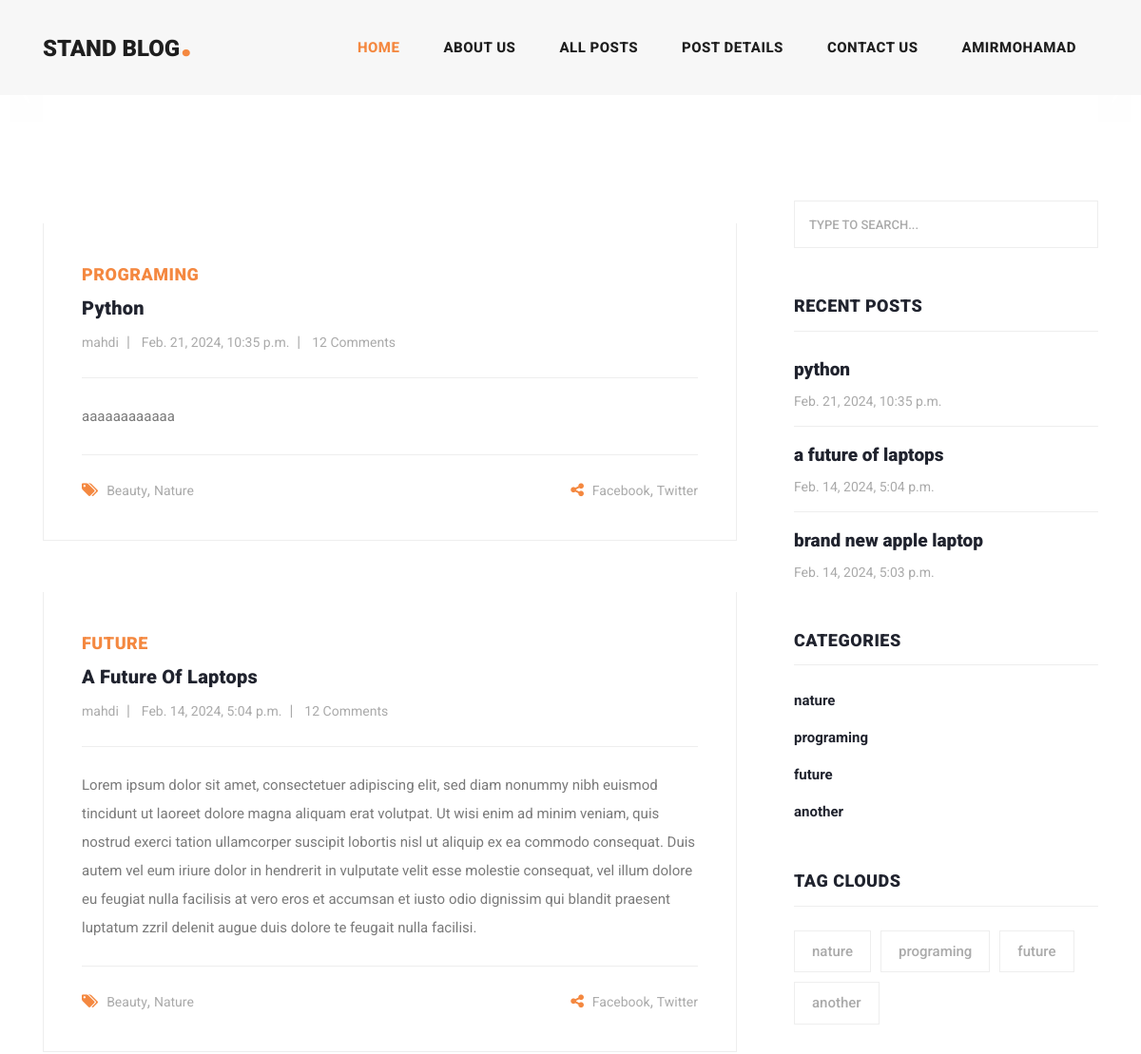
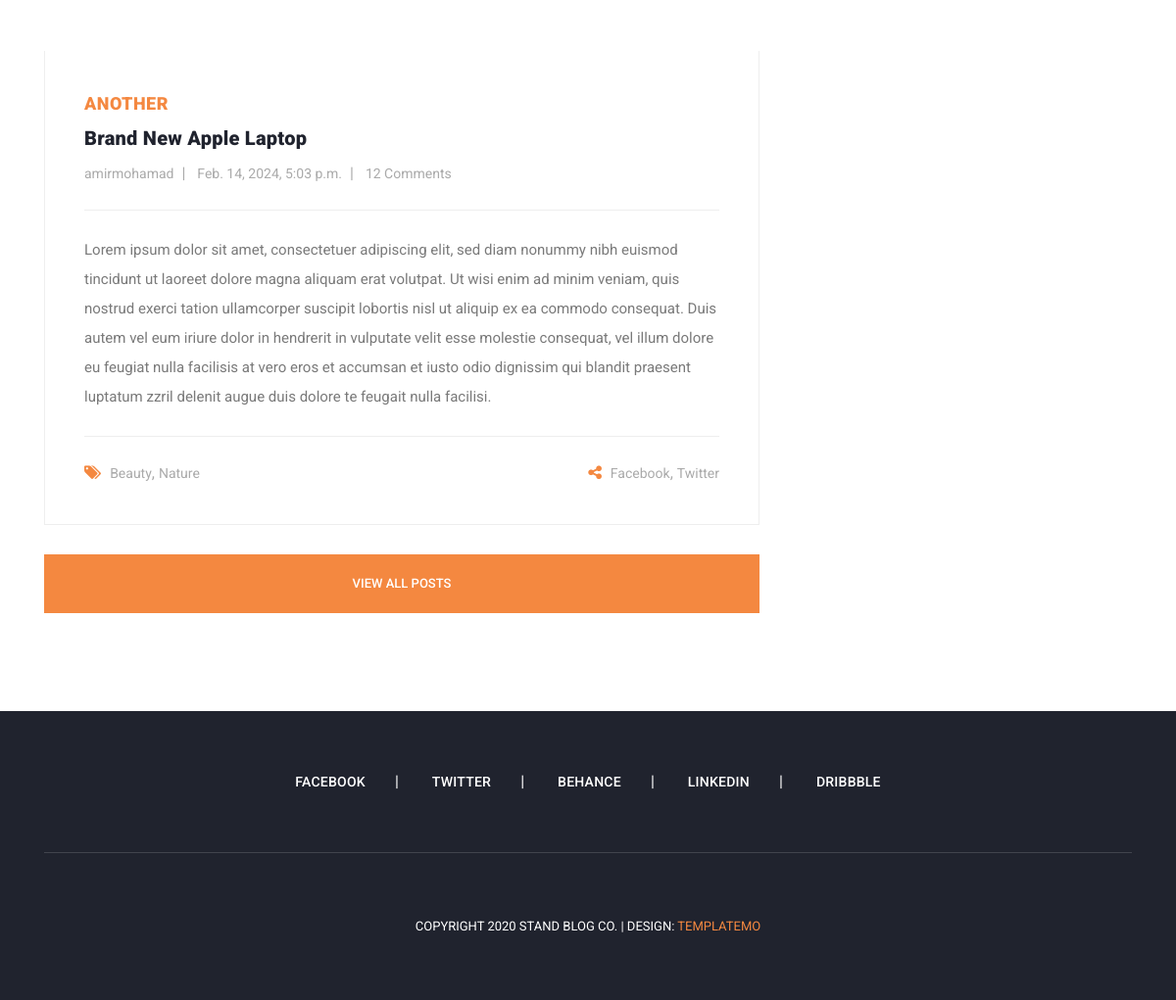
Screenshot of / (signed in) with the database file from the repository (2 pictures, top to bottom).
### blog_app/models.py (models this page shows, shortened)
class Article(models.Model):
    title = models.CharField(max_length=50)
    content = models.TextField()
    pub_date = models.DateTimeField(auto_now_add=True)
    category = models.ManyToManyField(Category, related_name='article')
    writer = models.ForeignKey(User, on_delete=models.CASCADE)
    myfiles = models.BinaryField(null=True)
    objects = models.Manager()
    objects_manager = Article_objects()
    is_published = models.BooleanField(default=True)
    image = models.ImageField(upload_to='blog_images', null=True, blank=True)
    slug = models.SlugField(null=True, unique=True, blank=True)
    def get_absolute_url(self):
        return reverse('blog_app:details', kwargs={'slug': self.slug})
    class Meta:
        ordering = ['-pub_date']

class Category(models.Model):
    name = models.CharField(max_length=50)
    slug = models.SlugField()
    def __str__(self):
        return self.name
    def get_absolute_url(self):
        return reverse('blog_app:category_details', kwargs={'slug': self.slug})

### main_app/views.py (the view)
# urls.py: path('',views.index, name='index')
def index(request):
    articles = Article.objects.all()
    recent_articles = Article.objects.all().order_by('-pub_date')[:3]
    return render(request, 'main_app/index.html', context={'article': articles})

### context_processors/context_processors.py (called while the page is built)
def recent_posts(request):
    posts = Article.objects.order_by('-pub_date')[:3]
    return {'recent_art': posts}

def categories_list(request):
    categories = Category.objects.all()
    return {'categories': categories}

### main_app/templates/main_app/index.html (shortened to what this page needs)
{% extends 'base.html' %}
{% load static %}
{% block content %}
    {% include 'main_app/django_head_article_templates.html' %}
    <section class="blog-posts">
        <div class="container">
            <div class="row">
                <div class="col-lg-8">
                    <div class="all-blog-posts">
                        <div class="row">
                            {% for item in recent_art %}
                                <div class="col-lg-12">
                                    <div class="blog-post">
                                        <div class="blog-thumb">
                                        </div>
                                        <div class="down-content">
                                            <span>{{ item.category.first }}</span>
                                            <a href="{{ item.get_absolute_url }}"><h4>{{ item.title }}</h4></a>
                                            <ul class="post-info">
                                                <li><a href="#">{{ item.writer }}</a></li>
                                                <li><a href="#">{{ item.pub_date }}</a></li>
                                                <li><a href="#">12 Comments</a></li>
                                            </ul>
                                            <p>{{ item.content }}</p>
                                            <div class="post-options">
                                                <div class="row">
                                                    <div class="col-6">
                                                        <ul class="post-tags">
                                                            <li><i class="fa fa-tags"></i></li>
                                                            <li><a href="#">Beauty</a>,</li>
                                                            <li><a href="#">Nature</a></li>
                                                        </ul>
                                                    </div>
                                                    <div class="col-6">
                                                        <ul class="post-share">
                                                            <li><i class="fa fa-share-alt"></i></li>
                                                            <li><a href="#">Facebook</a>,</li>
                                                            <li><a href="#"> Twitter</a></li>
                                                        </ul>
                                                    </div>
                                                </div>
                                            </div>
                                        </div>
                                    </div>
                                </div>
                            {% endfor %}
                            <div class="col-lg-12">
                                <div class="main-button">
                                    <a href="{% url 'blog_app:article_list' %}">View All Posts</a>
                                </div>
                            </div>
                        </div>
                    </div>
                </div>
                <div class="col-lg-4">
                    <div class="sidebar">
                        <div class="row">
                            {% include 'sidebar.html' %}
                        </div>
                    </div>
                </div>
            </div>
        </div>
    </section>
{% endblock %}

### main_app/templates/main_app/django_login_conditions.html
{% load static %}
{% if request.user.is_authenticated %}
    <li class="nav-item">
        <a class="nav-link" href="{% url 'account_app:account' %}">{{ user.username }}</a>
    </li>
{% else %}
    <li class="nav-item">
        <a class="nav-link" href="{% url 'account_app:login' %}">login</a>
    </li>
{% endif %}

### templates/sidebar.html
<div class="col-lg-12">
    <div class="sidebar-item search">
        <form id="search_form" name="gs" method="GET" action="{% url 'blog_app:search' %}">
            <input type="text" name="q" class="searchText" placeholder="type to search..."
                   autocomplete="on" value="{% if request.GET.q %}{{ request.GET.q }}{% endif %}" id="search_input">
        </form>
    </div>
</div>
<div class="col-lg-12">
    <div class="sidebar-item recent-posts">
        <div class="sidebar-heading">
            <h2>Recent Posts</h2>
        </div>
        <div class="content">
            <ul>
                <div class="content">
                    <ul>
                        {% for item in recent_art %}
                            <li><a href="{{ item.get_absolute_url }}">
                                <h5>{{ item.title }}</h5>
                                <span>{{ item.pub_date }}</span>
                            </a></li>
                        {% endfor %}
                    </ul>
                </div>
            </ul>
        </div>
    </div>
</div>
<div class="col-lg-12">
    <div class="sidebar-item categories">
        <div class="sidebar-heading">
            <h2>Categories</h2>
        </div>
        <div class="content">
            <ul>
                {% for item in categories %}
                    <li><a href="{{ item.get_absolute_url }}">{{ item.name }}</a></li>
                {% endfor %}
            </ul>
        </div>
    </div>
</div>
<div class="col-lg-12">
    <div class="sidebar-item tags">
        <div class="sidebar-heading">
            <h2>Tag Clouds</h2>
        </div>
        <div class="content">
            <ul>
                {% for i in categories %}
                    <li><a href="{{ i.get_absolute_url }}">{{ i.name }}</a></li>
                {% endfor %}
            </ul>
        </div>
    </div>
</div>

### assets/css/templatemo-stand-blog.css (style rules this page uses)
body { font-family: 'Roboto', sans-serif; overflow-x: hidden; text-rendering: optimizeLegibility; -webkit-font-smoothing: antialiased; -moz-osx-font-smoothing: grayscale; }
p { margin-bottom: 0px; font-size: 15px; font-weight: 400; color: #7a7a7a; line-height: 30px; }
a { text-decoration: none!important; }
ul { padding: 0; margin: 0; list-style: none; }
h1,h2,h3,h4,h5,h6 { margin: 0px; }
.main-button a { display: inline-block; background-color: #f48840; color: #fff; font-size: 13px; font-weight: 500; padding: 12px 20px; text-transform: uppercase; transition: all .3s; }
.navbar .navbar-nav .nav-item { margin: 0px 15px; }
.navbar .navbar-nav a.nav-link { text-transform: capitalize; font-size: 15px; font-weight: 800; text-transform: uppercase; letter-spacing: 0.5px; color: #1e1e1e; transition: all 0.3s; }
.blog-posts { margin-top: 100px; }
.blog-posts .blog-post { margin-bottom: 30px; }
.blog-posts .down-content { padding: 40px; border-right: 1px solid #eee; border-left: 1px solid #eee; border-bottom: 1px solid #eee; }
.blog-posts .down-content span { font-size: 18px; text-transform: uppercase; letter-spacing: 0.5px; font-weight: 900; color: #f48840; }
.blog-posts .down-content h4 { font-size: 24px; text-transform: capitalize; letter-spacing: 0.5px; font-weight: 900; color: #20232e; margin: 10px 0px 12px 0px; }
.blog-posts .down-content ul.post-info li { display: inline-block; margin-right: 8px; }
.blog-posts .down-content ul.post-info li:after { content: '|'; color: #aaa; margin-left: 8px; }
.blog-posts .down-content h4 { font-size: 20px; letter-spacing: 0.25px; }
.blog-posts .down-content ul.post-info li:last-child::after { display: none; }
.blog-posts .down-content ul.post-info li a { font-size: 14px; color: #aaa; font-weight: 400; transition: all .3s; }
.blog-posts .down-content p { padding: 25px 0px; margin: 25px 0px; border-top: 1px solid #eee; border-bottom: 1px solid #eee; }
.blog-posts .down-content ul.post-share { text-align: right; }
.blog-posts .down-content ul.post-tags li, .blog-posts .down-content ul.post-share li { display: inline-block; }
.blog-posts .down-content ul.post-tags li:first-child i, .blog-posts .down-content ul.post-share li:first-child i { color: #f48840; margin-right: 5px; }
.blog-posts .down-content ul.post-tags li, .blog-posts .down-content ul.post-share li { color: #aaa; }
.blog-posts .down-content ul.post-tags li a, .blog-posts .down-content ul.post-share li a { font-size: 14px; color: #aaa; font-weight: 400; transition: all .3s; }
.blog-posts .main-button a { height: 60px; line-height: 60px; padding: 0px; width: 100%; text-align: center; }
.blog-posts .sidebar-heading h2 { font-size: 18px; text-transform: uppercase; font-weight: 900; letter-spacing: 0.5px; color: #20232e; border-bottom: 1px solid #eee; padding-bottom: 15px; margin-bottom: 25px; }
.sidebar { margin-left: 30px; }
.sidebar .sidebar-item { margin-top: 50px; }
.sidebar .search { margin-top: 0px; }
.sidebar .sidebar-heading h2 { font-size: 18px; text-transform: uppercase; font-weight: 900; letter-spacing: 0.5px; color: #20232e; border-bottom: 1px solid #eee; padding-bottom: 15px; margin-bottom: 25px; }
.sidebar .search input { width: 100%; height: 50px; border: 1px solid #eee; font-size: 13px; text-transform: uppercase; font-weight: 500; color: #7a7a7a; outline: none; padding: 0px 15px; }
.sidebar .search input::placeholder { color: #aaa; }
.sidebar .recent-posts ul li { margin-bottom: 15px; padding-bottom: 15px; border-bottom: 1px solid #eee; }
.sidebar .recent-posts ul li:last-child { margin-bottom: 0px; padding-bottom: 0px; border-bottom: none; }
.sidebar .recent-posts ul li h5 { font-size: 19px; font-weight: 900; color: #20232e; line-height: 30px; transition: all 0.3s; }
.sidebar .recent-posts ul li span { display: block; font-size: 14px; color: #aaa; margin-top: 8px; }
.sidebar .categories ul li { margin-bottom: 15px; }
.sidebar .categories ul li:last-child { margin-bottom: 0px; }
.sidebar .categories ul li a { font-size: 15px; font-weight: 700; color: #20232e; transition: all .3s; }
.sidebar .tags ul li { margin-right: 6px; display: inline-block; }
.sidebar .tags ul li { margin-bottom: 10px; }
.sidebar .tags ul li a { font-size: 15px; font-weight: 500; color: #aaa; display: inline-block; border: 1px solid #eee; padding: 10px 18px; transition: all .3s; }

### rows the page displays
Article: category.first "PROGRAMING", title "Python", writer "mahdi", pub_date "Feb. 21, 2024, 10:35 p.m.", content "aaaaaaaaaaaa", title "python"
Article: category.first "FUTURE", title "A Future Of Laptops", writer "mahdi", pub_date "Feb. 14, 2024, 5:04 p.m.", content "Lorem ipsum dolor sit amet, consectetuer adipiscing elit, sed diam nonummy nibh euismod tincidunt ut laoreet dolore magna aliquam erat volutpat. Ut wisi enim ad minim veniam, quis nostrud exerci tation ullamcorper suscipit lobortis nisl ut aliquip ex ea commodo consequat. Duis autem vel eum iriure dolor in hendrerit in vulputate velit esse molestie consequat, vel illum dolore eu feugiat nulla facilisis at vero eros et accumsan et iusto odio dignissim qui blandit praesent luptatum zzril delenit augue duis dolore te feugait nulla facilisi.", title "a future of laptops"
Article: category.first "ANOTHER", title "Brand New Apple Laptop", writer "amirmohamad", pub_date "Feb. 14, 2024, 5:03 p.m.", content "Lorem ipsum dolor sit amet, consectetuer adipiscing elit, sed diam nonummy nibh euismod tincidunt ut laoreet dolore magna aliquam erat volutpat. Ut wisi enim ad minim veniam, quis nostrud exerci tation ullamcorper suscipit lobortis nisl ut aliquip ex ea commodo consequat. Duis autem vel eum iriure dolor in hendrerit in vulputate velit esse molestie consequat, vel illum dolore eu feugiat nulla facilisis at vero eros et accumsan et iusto odio dignissim qui blandit praesent luptatum zzril delenit augue duis dolore te feugait nulla facilisi.", title "brand new apple laptop"
Category: name "nature"
Category: name "programing"
Category: name "future"
Category: name "another"

### other values shown
{{ user.username }} "AMIRMOHAMAD"
